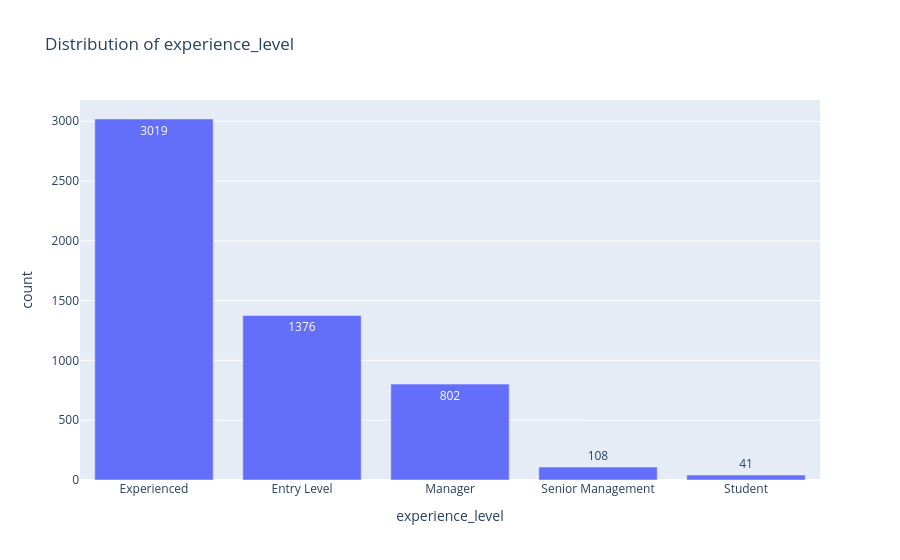
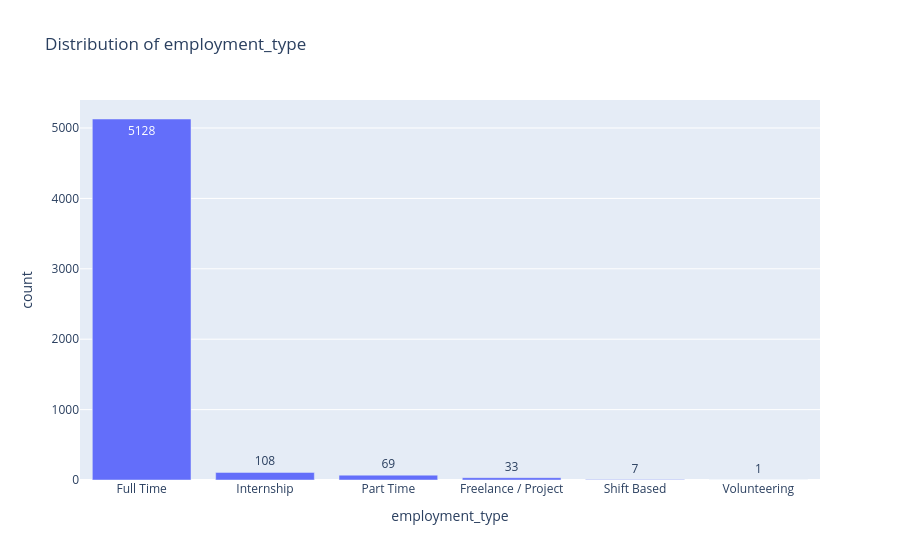
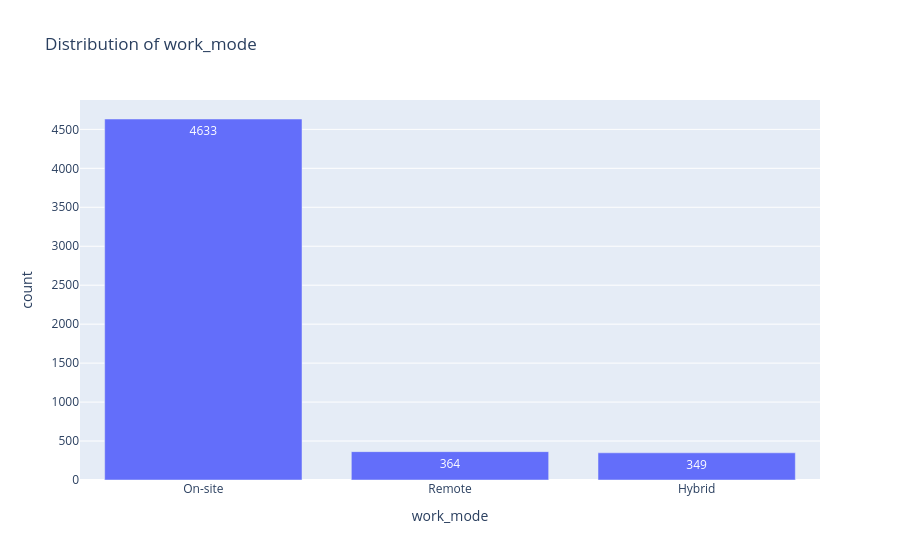
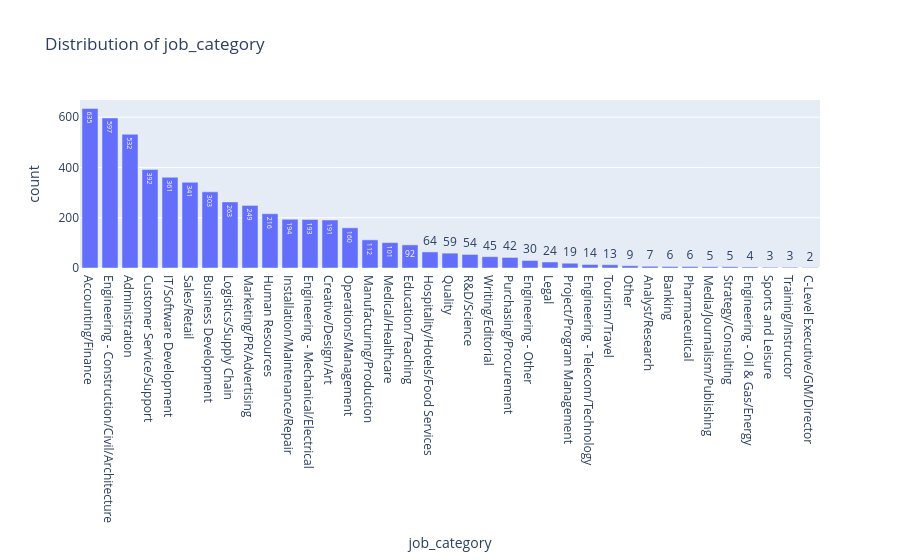

Write notebook code for charts like these, in order.
### Code cell
for col in ['experience_level', 'employment_type', 'work_mode', 'job_category']:
    fig = px.bar(df[col].value_counts().reset_index(), x=col, y='count',
                 title=f'Distribution of {col}', text_auto=True)
    fig.show()

### Figure 1 — Plotly figure (JSON) as saved in the notebook; plotly's stock layout.template omitted (floating-point values rounded to 4 significant figures)
{"data": [{"alignmentgroup": "True", "hovertemplate": "experience_level=%{x}<br>count=%{y}<extra></extra>", "legendgroup": "", "marker": {"color": "#636efa", "pattern": {"shape": ""}}, "name": "", "offsetgroup": "", "orientation": "v", "showlegend": false, "textposition": "auto", "texttemplate": "%{y}", "type": "bar", "x": ["Experienced", "Entry Level", "Manager", "Senior Management", "Student"], "xaxis": "x", "y": [3019, 1376, 802, 108, 41], "yaxis": "y"}], "layout": {"barmode": "relative", "legend": {"tracegroupgap": 0}, "title": {"text": "Distribution of experience_level"}, "xaxis": {"anchor": "y", "domain": [0, 1], "title": {"text": "experience_level"}}, "yaxis": {"anchor": "x", "domain": [0, 1], "title": {"text": "count"}}}}

### Figure 2 — Plotly figure (JSON) as saved in the notebook; plotly's stock layout.template omitted (floating-point values rounded to 4 significant figures)
{"data": [{"alignmentgroup": "True", "hovertemplate": "employment_type=%{x}<br>count=%{y}<extra></extra>", "legendgroup": "", "marker": {"color": "#636efa", "pattern": {"shape": ""}}, "name": "", "offsetgroup": "", "orientation": "v", "showlegend": false, "textposition": "auto", "texttemplate": "%{y}", "type": "bar", "x": ["Full Time", "Internship", "Part Time", "Freelance / Project", "Shift Based", "Volunteering"], "xaxis": "x", "y": [5128, 108, 69, 33, 7, 1], "yaxis": "y"}], "layout": {"barmode": "relative", "legend": {"tracegroupgap": 0}, "title": {"text": "Distribution of employment_type"}, "xaxis": {"anchor": "y", "domain": [0, 1], "title": {"text": "employment_type"}}, "yaxis": {"anchor": "x", "domain": [0, 1], "title": {"text": "count"}}}}

### Figure 3 — Plotly figure (JSON) as saved in the notebook; plotly's stock layout.template omitted (floating-point values rounded to 4 significant figures)
{"data": [{"alignmentgroup": "True", "hovertemplate": "work_mode=%{x}<br>count=%{y}<extra></extra>", "legendgroup": "", "marker": {"color": "#636efa", "pattern": {"shape": ""}}, "name": "", "offsetgroup": "", "orientation": "v", "showlegend": false, "textposition": "auto", "texttemplate": "%{y}", "type": "bar", "x": ["On-site", "Remote", "Hybrid"], "xaxis": "x", "y": [4633, 364, 349], "yaxis": "y"}], "layout": {"barmode": "relative", "legend": {"tracegroupgap": 0}, "title": {"text": "Distribution of work_mode"}, "xaxis": {"anchor": "y", "domain": [0, 1], "title": {"text": "work_mode"}}, "yaxis": {"anchor": "x", "domain": [0, 1], "title": {"text": "count"}}}}

### Figure 4 — Plotly figure (JSON) as saved in the notebook; plotly's stock layout.template omitted (floating-point values rounded to 4 significant figures)
{"data": [{"alignmentgroup": "True", "hovertemplate": "job_category=%{x}<br>count=%{y}<extra></extra>", "legendgroup": "", "marker": {"color": "#636efa", "pattern": {"shape": ""}}, "name": "", "offsetgroup": "", "orientation": "v", "showlegend": false, "textposition": "auto", "texttemplate": "%{y}", "type": "bar", "x": ["Accounting/Finance", "Engineering - Construction/Civil/Architecture", "Administration", "Customer Service/Support", "IT/Software Development", "Sales/Retail", "Business Development", "Logistics/Supply Chain", "Marketing/PR/Advertising", "Human Resources", "Installation/Maintenance/Repair", "Engineering - Mechanical/Electrical", "Creative/Design/Art", "Operations/Management", "Manufacturing/Production", "Medical/Healthcare", "Education/Teaching", "Hospitality/Hotels/Food Services", "Quality", "R&D/Science", "Writing/Editorial", "Purchasing/Procurement", "Engineering - Other", "Legal", "Project/Program Management", "Engineering - Telecom/Technology", "Tourism/Travel", "Other", "Analyst/Research", "Banking", "Pharmaceutical", "Media/Journalism/Publishing", "Strategy/Consulting", "Engineering - Oil & Gas/Energy", "Sports and Leisure", "Training/Instructor", "C-Level Executive/GM/Director"], "xaxis": "x", "y": [635, 597, 532, 392, 361, 341, 303, 263, 249, 216, 194, 193, 191, 160, 112, 101, 92, 64, 59, 54, 45, 42, 30, 24, 19, 14, 13, 9, 7, 6, 6, 5, 5, 4, 3, 3, 2], "yaxis": "y"}], "layout": {"barmode": "relative", "legend": {"tracegroupgap": 0}, "title": {"text": "Distribution of job_category"}, "xaxis": {"anchor": "y", "domain": [0, 1], "title": {"text": "job_category"}}, "yaxis": {"anchor": "x", "domain": [0, 1], "title": {"text": "count"}}}}
